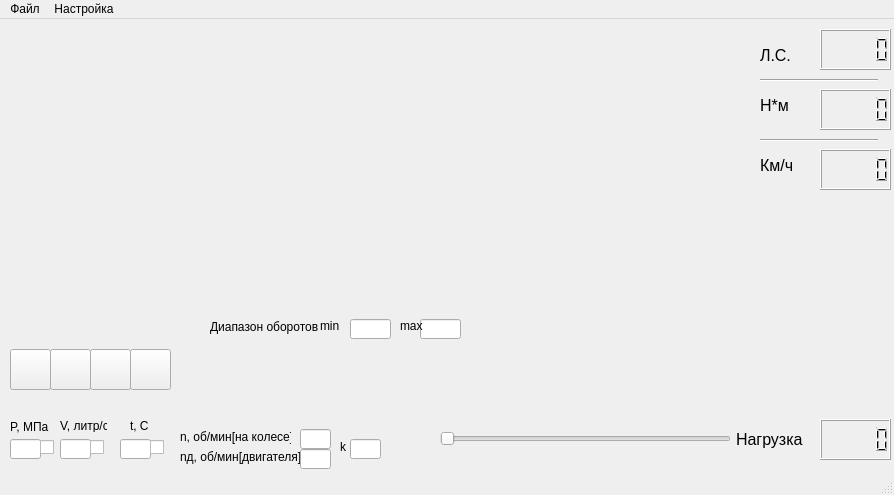
<?xml version="1.0" encoding="UTF-8"?>
<ui version="4.0">
 <class>MainWindow</class>
 <widget class="QMainWindow" name="MainWindow">
  <property name="geometry">
   <rect>
    <x>0</x>
    <y>0</y>
    <width>894</width>
    <height>495</height>
   </rect>
  </property>
  <property name="windowTitle">
   <string>ДиноСтенд</string>
  </property>
  <widget class="QWidget" name="centralwidget">
   <widget class="QWidget" name="verticalLayoutWidget">
    <property name="geometry">
     <rect>
      <x>10</x>
      <y>10</y>
      <width>741</width>
      <height>281</height>
     </rect>
    </property>
    <layout class="QVBoxLayout" name="box"/>
   </widget>
   <widget class="QLineEdit" name="PMPa">
    <property name="geometry">
     <rect>
      <x>10</x>
      <y>420</y>
      <width>31</width>
      <height>20</height>
     </rect>
    </property>
   </widget>
   <widget class="QLabel" name="label">
    <property name="geometry">
     <rect>
      <x>10</x>
      <y>400</y>
      <width>47</width>
      <height>16</height>
     </rect>
    </property>
    <property name="text">
     <string>P, МПа</string>
    </property>
   </widget>
   <widget class="QLineEdit" name="VLS">
    <property name="geometry">
     <rect>
      <x>60</x>
      <y>420</y>
      <width>31</width>
      <height>20</height>
     </rect>
    </property>
   </widget>
   <widget class="QLabel" name="label_2">
    <property name="geometry">
     <rect>
      <x>60</x>
      <y>400</y>
      <width>47</width>
      <height>13</height>
     </rect>
    </property>
    <property name="text">
     <string>V, литр/с</string>
    </property>
   </widget>
   <widget class="QLineEdit" name="NObMin">
    <property name="geometry">
     <rect>
      <x>300</x>
      <y>410</y>
      <width>31</width>
      <height>20</height>
     </rect>
    </property>
   </widget>
   <widget class="QLineEdit" name="celcia">
    <property name="geometry">
     <rect>
      <x>120</x>
      <y>420</y>
      <width>31</width>
      <height>20</height>
     </rect>
    </property>
   </widget>
   <widget class="QLabel" name="label_3">
    <property name="geometry">
     <rect>
      <x>180</x>
      <y>410</y>
      <width>111</width>
      <height>16</height>
     </rect>
    </property>
    <property name="text">
     <string>n, об/мин[на колесе]</string>
    </property>
   </widget>
   <widget class="QLabel" name="label_4">
    <property name="geometry">
     <rect>
      <x>130</x>
      <y>400</y>
      <width>47</width>
      <height>13</height>
     </rect>
    </property>
    <property name="text">
     <string>t, C</string>
    </property>
   </widget>
   <widget class="QSlider" name="horizontalSlider">
    <property name="geometry">
     <rect>
      <x>440</x>
      <y>410</y>
      <width>291</width>
      <height>19</height>
     </rect>
    </property>
    <property name="accessibleDescription">
     <string/>
    </property>
    <property name="orientation">
     <enum>Qt::Horizontal</enum>
    </property>
   </widget>
   <widget class="QCheckBox" name="checkMPa">
    <property name="geometry">
     <rect>
      <x>40</x>
      <y>420</y>
      <width>21</width>
      <height>17</height>
     </rect>
    </property>
    <property name="text">
     <string/>
    </property>
   </widget>
   <widget class="QCheckBox" name="checkV">
    <property name="geometry">
     <rect>
      <x>90</x>
      <y>420</y>
      <width>21</width>
      <height>17</height>
     </rect>
    </property>
    <property name="text">
     <string/>
    </property>
   </widget>
   <widget class="QCheckBox" name="checkT">
    <property name="geometry">
     <rect>
      <x>150</x>
      <y>420</y>
      <width>21</width>
      <height>17</height>
     </rect>
    </property>
    <property name="text">
     <string/>
    </property>
   </widget>
   <widget class="QPushButton" name="play">
    <property name="geometry">
     <rect>
      <x>10</x>
      <y>330</y>
      <width>41</width>
      <height>41</height>
     </rect>
    </property>
    <property name="text">
     <string/>
    </property>
    <property name="icon">
     <iconset>
      <normaloff>../../../../Pictures/play.jpg</normaloff>../../../../Pictures/play.jpg</iconset>
    </property>
    <property name="iconSize">
     <size>
      <width>30</width>
      <height>30</height>
     </size>
    </property>
   </widget>
   <widget class="QPushButton" name="stop">
    <property name="geometry">
     <rect>
      <x>50</x>
      <y>330</y>
      <width>41</width>
      <height>41</height>
     </rect>
    </property>
    <property name="text">
     <string/>
    </property>
    <property name="icon">
     <iconset>
      <normaloff>../../../../Pictures/player_stop.png</normaloff>../../../../Pictures/player_stop.png</iconset>
    </property>
    <property name="iconSize">
     <size>
      <width>30</width>
      <height>30</height>
     </size>
    </property>
   </widget>
   <widget class="QPushButton" name="rec">
    <property name="geometry">
     <rect>
      <x>90</x>
      <y>330</y>
      <width>41</width>
      <height>41</height>
     </rect>
    </property>
    <property name="text">
     <string/>
    </property>
    <property name="icon">
     <iconset>
      <normaloff>../../../../Pictures/запись.jpg</normaloff>../../../../Pictures/запись.jpg</iconset>
    </property>
    <property name="iconSize">
     <size>
      <width>30</width>
      <height>30</height>
     </size>
    </property>
   </widget>
   <widget class="QPushButton" name="reset">
    <property name="geometry">
     <rect>
      <x>130</x>
      <y>330</y>
      <width>41</width>
      <height>41</height>
     </rect>
    </property>
    <property name="text">
     <string/>
    </property>
    <property name="icon">
     <iconset>
      <normaloff>../../../../Pictures/reset.jpg</normaloff>../../../../Pictures/reset.jpg</iconset>
    </property>
    <property name="iconSize">
     <size>
      <width>30</width>
      <height>30</height>
     </size>
    </property>
   </widget>
   <widget class="QLabel" name="label_5">
    <property name="geometry">
     <rect>
      <x>180</x>
      <y>430</y>
      <width>121</width>
      <height>16</height>
     </rect>
    </property>
    <property name="text">
     <string>nд, об/мин[двигателя]</string>
    </property>
   </widget>
   <widget class="QLineEdit" name="NObMin_Dvig">
    <property name="geometry">
     <rect>
      <x>300</x>
      <y>430</y>
      <width>31</width>
      <height>20</height>
     </rect>
    </property>
   </widget>
   <widget class="QLineEdit" name="k_NObMin">
    <property name="geometry">
     <rect>
      <x>350</x>
      <y>420</y>
      <width>31</width>
      <height>20</height>
     </rect>
    </property>
   </widget>
   <widget class="QLabel" name="label_6">
    <property name="geometry">
     <rect>
      <x>340</x>
      <y>420</y>
      <width>16</width>
      <height>16</height>
     </rect>
    </property>
    <property name="text">
     <string>k</string>
    </property>
   </widget>
   <widget class="QLCDNumber" name="MNm">
    <property name="geometry">
     <rect>
      <x>820</x>
      <y>70</y>
      <width>71</width>
      <height>41</height>
     </rect>
    </property>
   </widget>
   <widget class="QLCDNumber" name="NLS">
    <property name="geometry">
     <rect>
      <x>820</x>
      <y>10</y>
      <width>71</width>
      <height>41</height>
     </rect>
    </property>
   </widget>
   <widget class="QLabel" name="label_8">
    <property name="geometry">
     <rect>
      <x>760</x>
      <y>30</y>
      <width>47</width>
      <height>13</height>
     </rect>
    </property>
    <property name="font">
     <font>
      <pointsize>12</pointsize>
     </font>
    </property>
    <property name="text">
     <string>Л.С.</string>
    </property>
   </widget>
   <widget class="QLabel" name="label_9">
    <property name="geometry">
     <rect>
      <x>760</x>
      <y>80</y>
      <width>47</width>
      <height>13</height>
     </rect>
    </property>
    <property name="font">
     <font>
      <family>MS Shell Dlg 2</family>
      <pointsize>12</pointsize>
      <italic>false</italic>
     </font>
    </property>
    <property name="text">
     <string>Н*м</string>
    </property>
   </widget>
   <widget class="Line" name="line">
    <property name="geometry">
     <rect>
      <x>760</x>
      <y>60</y>
      <width>118</width>
      <height>3</height>
     </rect>
    </property>
    <property name="orientation">
     <enum>Qt::Horizontal</enum>
    </property>
   </widget>
   <widget class="QLabel" name="label_10">
    <property name="geometry">
     <rect>
      <x>210</x>
      <y>300</y>
      <width>111</width>
      <height>16</height>
     </rect>
    </property>
    <property name="text">
     <string>Диапазон оборотов</string>
    </property>
   </widget>
   <widget class="QLineEdit" name="Oboroty_min">
    <property name="geometry">
     <rect>
      <x>350</x>
      <y>300</y>
      <width>41</width>
      <height>20</height>
     </rect>
    </property>
   </widget>
   <widget class="QLineEdit" name="Nagruzka_3">
    <property name="geometry">
     <rect>
      <x>420</x>
      <y>300</y>
      <width>41</width>
      <height>20</height>
     </rect>
    </property>
   </widget>
   <widget class="QLabel" name="label_11">
    <property name="geometry">
     <rect>
      <x>320</x>
      <y>300</y>
      <width>47</width>
      <height>13</height>
     </rect>
    </property>
    <property name="text">
     <string>min</string>
    </property>
   </widget>
   <widget class="QLabel" name="Oboroty_max">
    <property name="geometry">
     <rect>
      <x>400</x>
      <y>300</y>
      <width>47</width>
      <height>13</height>
     </rect>
    </property>
    <property name="text">
     <string>max</string>
    </property>
   </widget>
   <widget class="QLCDNumber" name="Km_ch">
    <property name="geometry">
     <rect>
      <x>820</x>
      <y>130</y>
      <width>71</width>
      <height>41</height>
     </rect>
    </property>
   </widget>
   <widget class="QLabel" name="label_13">
    <property name="geometry">
     <rect>
      <x>760</x>
      <y>140</y>
      <width>47</width>
      <height>13</height>
     </rect>
    </property>
    <property name="font">
     <font>
      <family>MS Shell Dlg 2</family>
      <pointsize>12</pointsize>
      <italic>false</italic>
     </font>
    </property>
    <property name="text">
     <string>Км/ч</string>
    </property>
   </widget>
   <widget class="Line" name="line_2">
    <property name="geometry">
     <rect>
      <x>760</x>
      <y>120</y>
      <width>118</width>
      <height>3</height>
     </rect>
    </property>
    <property name="orientation">
     <enum>Qt::Horizontal</enum>
    </property>
   </widget>
   <widget class="QLCDNumber" name="Nagruzka">
    <property name="geometry">
     <rect>
      <x>820</x>
      <y>400</y>
      <width>71</width>
      <height>41</height>
     </rect>
    </property>
   </widget>
   <widget class="QLabel" name="label_14">
    <property name="geometry">
     <rect>
      <x>736</x>
      <y>410</y>
      <width>71</width>
      <height>20</height>
     </rect>
    </property>
    <property name="font">
     <font>
      <family>MS Shell Dlg 2</family>
      <pointsize>12</pointsize>
      <italic>false</italic>
     </font>
    </property>
    <property name="text">
     <string>Нагрузка</string>
    </property>
   </widget>
  </widget>
  <widget class="QMenuBar" name="menubar">
   <property name="geometry">
    <rect>
     <x>0</x>
     <y>0</y>
     <width>894</width>
     <height>21</height>
    </rect>
   </property>
   <widget class="QMenu" name="menuFile">
    <property name="title">
     <string>Настройка</string>
    </property>
    <addaction name="Com_Port"/>
    <addaction name="action_2"/>
    <addaction name="tarirovka"/>
   </widget>
   <widget class="QMenu" name="menu">
    <property name="title">
     <string>Файл</string>
    </property>
    <addaction name="action"/>
   </widget>
   <addaction name="menu"/>
   <addaction name="menuFile"/>
  </widget>
  <widget class="QStatusBar" name="statusbar"/>
  <action name="actionCom_Port">
   <property name="text">
    <string>Com-Port</string>
   </property>
  </action>
  <action name="tarirovka">
   <property name="text">
    <string>Тарировка</string>
   </property>
  </action>
  <action name="Com_Port">
   <property name="text">
    <string>Com-Port</string>
   </property>
  </action>
  <action name="action">
   <property name="text">
    <string>Печать</string>
   </property>
  </action>
  <action name="action_2">
   <property name="text">
    <string>Оборудование</string>
   </property>
  </action>
 </widget>
 <resources/>
 <connections/>
</ui>
